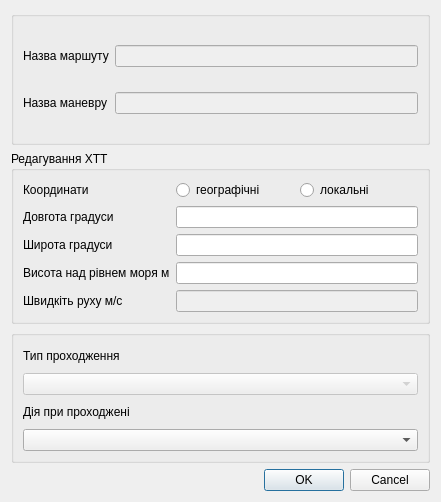
<?xml version="1.0" encoding="UTF-8"?>
<ui version="4.0">
 <class>Point_Dialog</class>
 <widget class="QDialog" name="Point_Dialog">
  <property name="geometry">
   <rect>
    <x>0</x>
    <y>0</y>
    <width>441</width>
    <height>502</height>
   </rect>
  </property>
  <property name="sizePolicy">
   <sizepolicy hsizetype="Preferred" vsizetype="Preferred">
    <horstretch>1</horstretch>
    <verstretch>0</verstretch>
   </sizepolicy>
  </property>
  <property name="windowTitle">
   <string>Dialog</string>
  </property>
  <layout class="QVBoxLayout" name="verticalLayout_2">
   <item>
    <layout class="QVBoxLayout" name="verticalLayout">
     <item>
      <widget class="QGroupBox" name="groupBox">
       <property name="title">
        <string/>
       </property>
       <layout class="QGridLayout" name="gridLayout">
        <item row="0" column="0">
         <widget class="QLabel" name="label">
          <property name="text">
           <string>Назва маршуту</string>
          </property>
         </widget>
        </item>
        <item row="0" column="1">
         <widget class="QLineEdit" name="lineEdit">
          <property name="enabled">
           <bool>false</bool>
          </property>
         </widget>
        </item>
        <item row="1" column="1">
         <widget class="QLineEdit" name="manevr_name_edit">
          <property name="enabled">
           <bool>false</bool>
          </property>
         </widget>
        </item>
        <item row="1" column="0">
         <widget class="QLabel" name="label_2">
          <property name="text">
           <string>Назва маневру</string>
          </property>
         </widget>
        </item>
       </layout>
      </widget>
     </item>
     <item>
      <widget class="QGroupBox" name="groupBox_2">
       <property name="title">
        <string>Редагування ХТТ</string>
       </property>
       <layout class="QGridLayout" name="gridLayout_2">
        <item row="4" column="0">
         <widget class="QLabel" name="label_6">
          <property name="text">
           <string>Швидкіть руху м/с</string>
          </property>
         </widget>
        </item>
        <item row="3" column="1">
         <widget class="QLineEdit" name="height_0_edit"/>
        </item>
        <item row="1" column="1">
         <widget class="QLineEdit" name="point_X_edit"/>
        </item>
        <item row="0" column="0">
         <widget class="QLabel" name="label_coord">
          <property name="text">
           <string>Координати</string>
          </property>
         </widget>
        </item>
        <item row="0" column="1">
         <layout class="QHBoxLayout" name="horizontalLayout">
          <item>
           <widget class="QRadioButton" name="geo_coord_radioB">
            <property name="text">
             <string>географічні</string>
            </property>
           </widget>
          </item>
          <item>
           <widget class="QRadioButton" name="local_coord_radioB">
            <property name="text">
             <string>локальні</string>
            </property>
           </widget>
          </item>
         </layout>
        </item>
        <item row="2" column="1">
         <widget class="QLineEdit" name="point_Y_edit"/>
        </item>
        <item row="3" column="0">
         <widget class="QLabel" name="label_5">
          <property name="text">
           <string>Висота над рівнем моря м</string>
          </property>
         </widget>
        </item>
        <item row="1" column="0">
         <widget class="QLabel" name="label_set_x">
          <property name="text">
           <string>Довгота градуси</string>
          </property>
         </widget>
        </item>
        <item row="2" column="0">
         <widget class="QLabel" name="label_set_y">
          <property name="text">
           <string>Широта градуси</string>
          </property>
         </widget>
        </item>
        <item row="4" column="1">
         <widget class="QLineEdit" name="speed_edit">
          <property name="enabled">
           <bool>false</bool>
          </property>
         </widget>
        </item>
       </layout>
      </widget>
     </item>
     <item>
      <widget class="QGroupBox" name="groupBox_3">
       <property name="title">
        <string/>
       </property>
       <layout class="QVBoxLayout" name="verticalLayout_3">
        <item>
         <widget class="QLabel" name="label_7">
          <property name="text">
           <string>Тип проходження</string>
          </property>
         </widget>
        </item>
        <item>
         <widget class="QComboBox" name="comboBox">
          <property name="enabled">
           <bool>false</bool>
          </property>
         </widget>
        </item>
        <item>
         <widget class="QLabel" name="label_8">
          <property name="text">
           <string>Дія при проходжені</string>
          </property>
         </widget>
        </item>
        <item>
         <widget class="QComboBox" name="point_action_box"/>
        </item>
       </layout>
      </widget>
     </item>
    </layout>
   </item>
   <item>
    <widget class="QDialogButtonBox" name="buttonBox">
     <property name="orientation">
      <enum>Qt::Horizontal</enum>
     </property>
     <property name="standardButtons">
      <set>QDialogButtonBox::Cancel|QDialogButtonBox::Ok</set>
     </property>
    </widget>
   </item>
  </layout>
 </widget>
 <resources/>
 <connections>
  <connection>
   <sender>buttonBox</sender>
   <signal>accepted()</signal>
   <receiver>Point_Dialog</receiver>
   <slot>accept()</slot>
   <hints>
    <hint type="sourcelabel">
     <x>248</x>
     <y>254</y>
    </hint>
    <hint type="destinationlabel">
     <x>157</x>
     <y>274</y>
    </hint>
   </hints>
  </connection>
  <connection>
   <sender>buttonBox</sender>
   <signal>rejected()</signal>
   <receiver>Point_Dialog</receiver>
   <slot>reject()</slot>
   <hints>
    <hint type="sourcelabel">
     <x>316</x>
     <y>260</y>
    </hint>
    <hint type="destinationlabel">
     <x>286</x>
     <y>274</y>
    </hint>
   </hints>
  </connection>
 </connections>
</ui>
